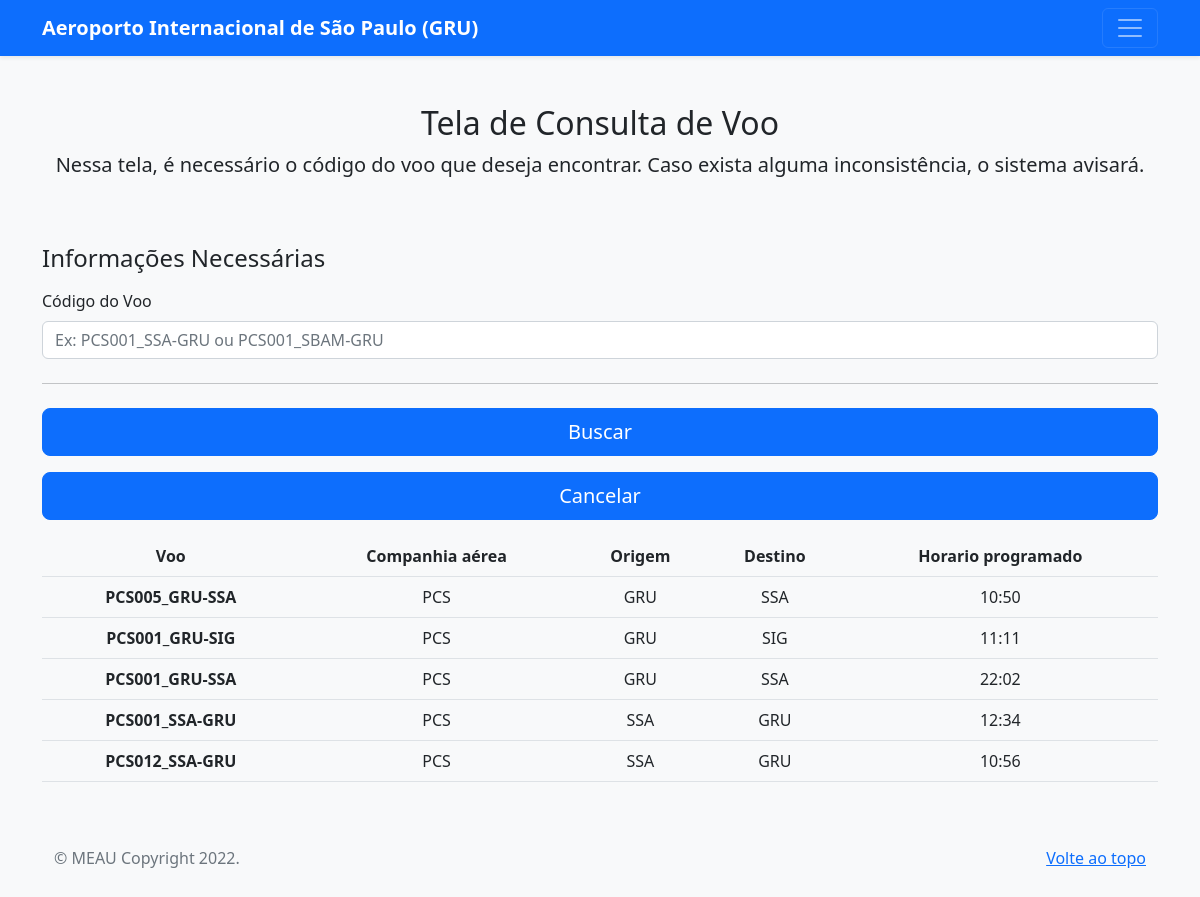
The app's page /consultar/, older data.
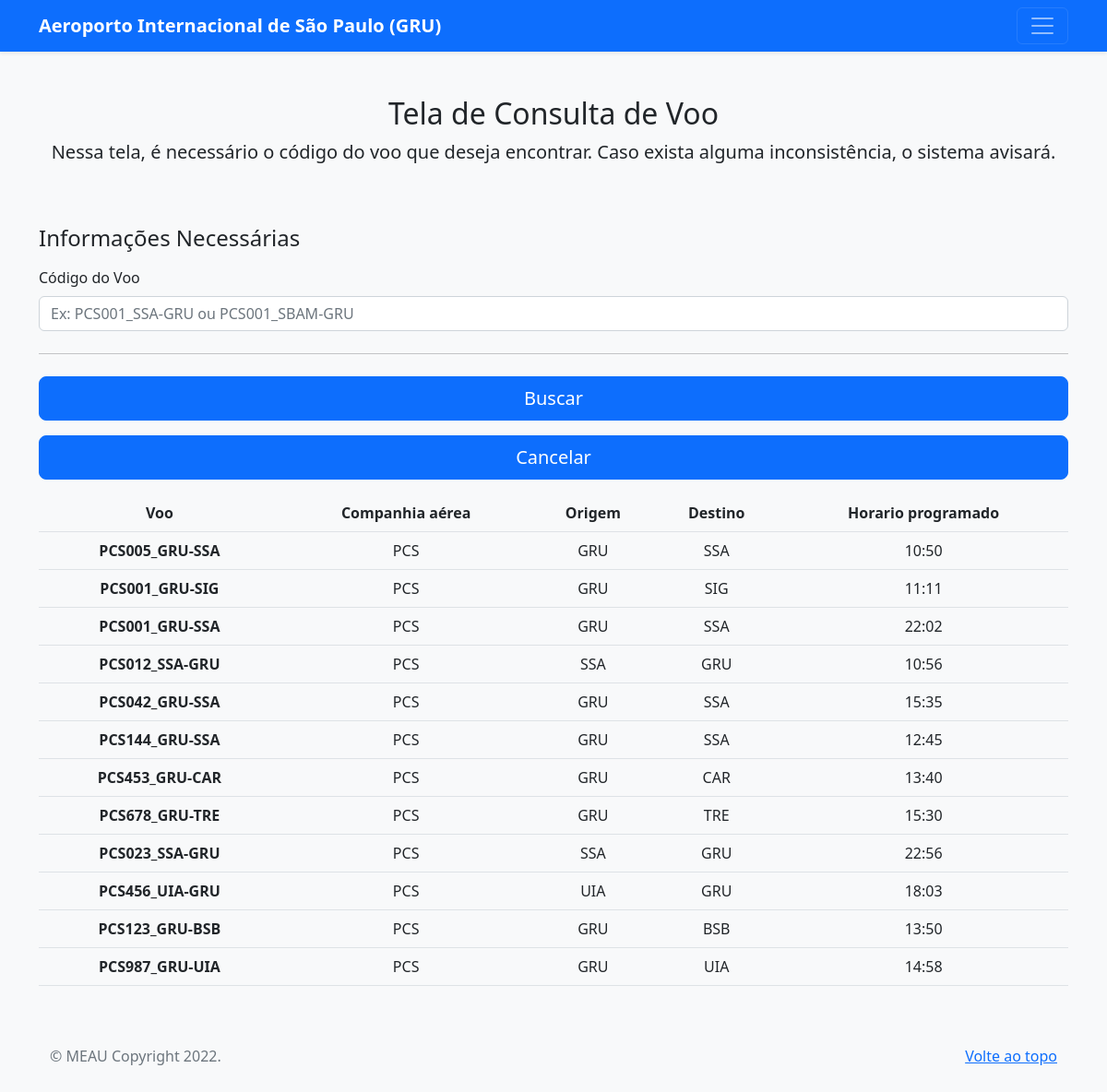
The same page, newer data.
### book/models.py (models this page shows, shortened)
class Voo(models.Model):
    id = models.AutoField(primary_key=True)
    codigoVoo = models.CharField(max_length=14, unique=True)
    companhia = models.CharField(max_length=20)
    origem = models.CharField(max_length=30)
    destino = models.CharField(max_length=30)
    horarioProgramado = models.TimeField()
    class Meta:
        db_table = 'voo'

### book/views.py (the view)
# urls.py: path('consultar/', views.consultar, name = "consultar"),
def consultar(request):
    historicos = Historico.objects.all()
    voos = Voo.objects.all()
    if request.method == 'POST':
        codigo = request.POST['buscaGeral']
        voos = voos.filter(codigoVoo__icontains=codigo)
    return render(request, "consultar.html", {'voos': voos})

### template/consultar.html (shortened to what this page needs)
<!doctype html>
<html lang="pt-br">
<head>
    <link href="../static/css/bootstrap.min.css" rel="stylesheet">
    <link href="../static/js/form-validation.js" rel="stylesheet">
</head>
<body class="bg-light">
    <header>
        <div class="navbar navbar-dark bg-primary shadow-sm">
            <div class="container">
                <a href="#" class="navbar-brand d-flex align-items-center">
                    <strong>Aeroporto Internacional de São Paulo (GRU)</strong>
                </a>
                <button class="navbar-toggler" type="button" data-bs-toggle="collapse" data-bs-target="#navbarHeader"
                    aria-controls="navbarHeader" aria-expanded="false" aria-label="Toggle navigation">
                    <span class="navbar-toggler-icon"></span>
                </button>
            </div>
        </div>
    </header>
    <div class="container">
        <main>
            <div class="py-5 text-center">
                <h2>Tela de Consulta de Voo</h2>
                <p class="lead">Nessa tela, é necessário o código do voo que deseja encontrar. Caso exista alguma inconsistência, o sistema avisará.</p>
            </div>
            <div>
                <div>
                    <h4 class="mb-3">Informações Necessárias</h4>
                    <form class="needs-validation" action="{% url 'consultar' %}" method="POST">
                        <div class="row g-3">
                            <div class="form-group">
                               <div class="col-12">
                                <label for="codigoVoo" class="form-label">Código do Voo</label>
                                <div class="input-group has-validation">
                                    <input name = "buscaGeral" type="text" class="form-control" id="codigoVoo" pattern="^[A-Z]{3}[0-9]{3}\_[A-Z]{3,4}-[A-Z]{3,4}$"
                                        placeholder="Ex: PCS001_SSA-GRU ou PCS001_SBAM-GRU" required>
                                </div>
                            </div>
                            <hr class="my-4">
                                <button class="w-100 btn btn-primary btn-lg" type="submit">Buscar</button>
                                <button type="button" class="w-100 btn btn-primary btn-lg" onclick="cancela()">Cancelar</button>
                        </div>
                    </form>
                </div>
            </div>
            <table class="table text-center">
                <tr>
                  <th scope="col">Voo</th>
                  <th scope="col">Companhia aérea</th>
                  <th scope="col">Origem</th>
                  <th scope="col">Destino</th>
                  <th scope="col">Horario programado</th>
                </tr>
              {% for x in voos %}
                  {% if x.destino == 'GRU' or x.origem == 'GRU'%}
                      <tr>
                          <th scope="row">{{ x.codigoVoo }}</th>
                          <td>{{ x.companhia }}</td>
                          <td>{{ x.origem }}</td>
                          <td>{{ x.destino }}</td>
                          <td>{{ x.horarioProgramado}}</td>
                      </tr>
                  {% endif %}
                {% endfor %}
            </table>
        </main>
        <footer class="text-muted py-5">
            <div class="container">
              <p class="float-end mb-1">
                <a href="#">Volte ao topo</a>
              </p>
              <p class="mb-1">&copy; MEAU Copyright 2022.</p>
            </div>
          </footer>
    </div>
</body>
</html>

Row changes from the older to the newer data that the page shows:
removed Voo: codigoVoo "PCS001_SSA-GRU", companhia "PCS", origem "SSA", destino "GRU", horarioProgramado "12:34"
added Voo: codigoVoo "PCS042_GRU-SSA", companhia "PCS", origem "GRU", destino "SSA", horarioProgramado "15:35"
added Voo: codigoVoo "PCS144_GRU-SSA", companhia "PCS", origem "GRU", destino "SSA", horarioProgramado "12:45"
added Voo: codigoVoo "PCS453_GRU-CAR", companhia "PCS", origem "GRU", destino "CAR", horarioProgramado "13:40"
added Voo: codigoVoo "PCS678_GRU-TRE", companhia "PCS", origem "GRU", destino "TRE", horarioProgramado "15:30"
added Voo: codigoVoo "PCS023_SSA-GRU", companhia "PCS", origem "SSA", destino "GRU", horarioProgramado "22:56"
added Voo: codigoVoo "PCS456_UIA-GRU", companhia "PCS", origem "UIA", destino "GRU", horarioProgramado "18:03"
added Voo: codigoVoo "PCS123_GRU-BSB", companhia "PCS", origem "GRU", destino "BSB", horarioProgramado "13:50"
added Voo: codigoVoo "PCS987_GRU-UIA", companhia "PCS", origem "GRU", destino "UIA", horarioProgramado "14:58"
